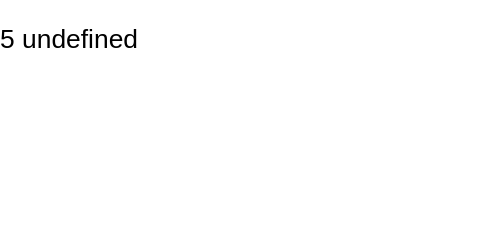

Express this chart as Vega-Lite.
### Vega specification from a JSON file in a GitHub repository (floating-point values rounded to 4 significant figures)
{"width": 200, "height": 100, "data": [{"name": "d", "values": [{"v": 1}, {"v": 5}], "transform": [{"type": "dotbin", "field": "v", "as": []}]}], "marks": [{"type": "text", "encode": {"update": {"y": {"value": 20}, "text": {"signal": "data('d')[1][''] + ' ' + data('d')[1]['bin']"}}}}]}
